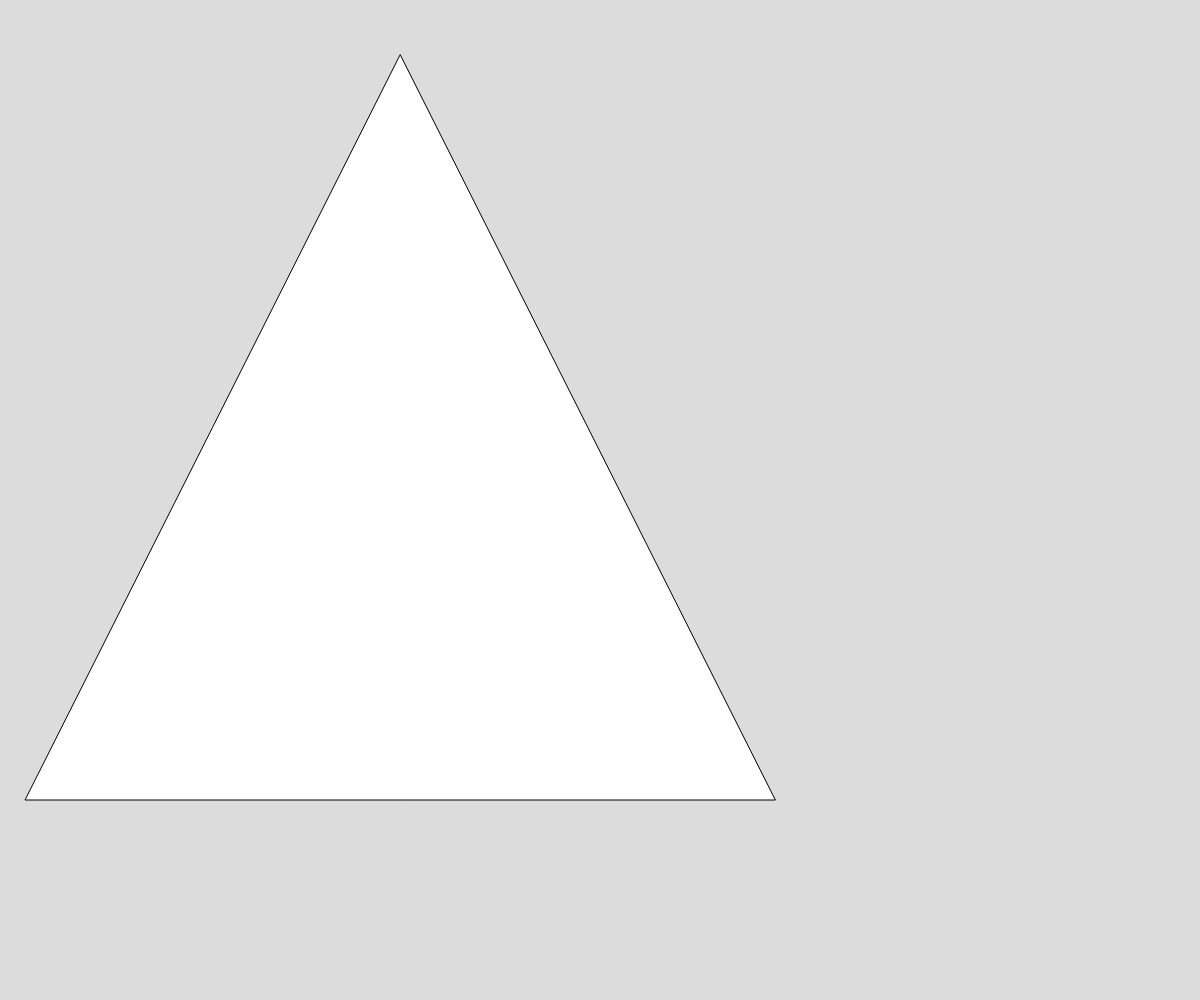
Frame 1 (no input)
Frame 60 (no input): identical to frame 1, image omitted
Frame 120 (the mouse pressed at the canvas centre since frame 60): identical to frame 1, image omitted

The p5.js sketch that drew this single still picture (run headless with seeded random() and noise() and a simulated clock; from frame 60 on, the mouse is pressed at the canvas centre):

// p5.js sketch
// ── sketch.js

let depth = 0;

let initialTriangle = [
  {x: 400, y: 55},
  {x: 25, y: 800},
  {x: 775, y: 800},
];

function setup() {
  createCanvas(windowWidth, windowHeight);
}

function draw() {
  background(220);
  sierpinski(initialTriangle, depth);
}

function mouseClicked(){
  depth++;
}

function sierpinski(points, depth){
  if(depth < 8){
    triangle(
      points[0].x, points[0].y, 
      points[1].x, points[1].y,
      points[2].x, points[2].y
    );
  } 
  else {
    return;
  }

  if(depth === 0){
    return;
  }

  sierpinski([points[0], midpoint(points[0], points[1]), midpoint(points[0], points[2])], depth-1);
  sierpinski([midpoint(points[0], points[1]), points[1], midpoint(points[1], points[2])], depth-1);
  sierpinski([midpoint(points[0], points[2]), midpoint(points[1], points[2]), points[2]], depth-1);
}

function midpoint(point1, point2){
  let midpointX = 0.5*(point1.x + point2.x);
  let midpointY = 0.5*(point1.y + point2.y);
  return {x: midpointX, y: midpointY};
}
